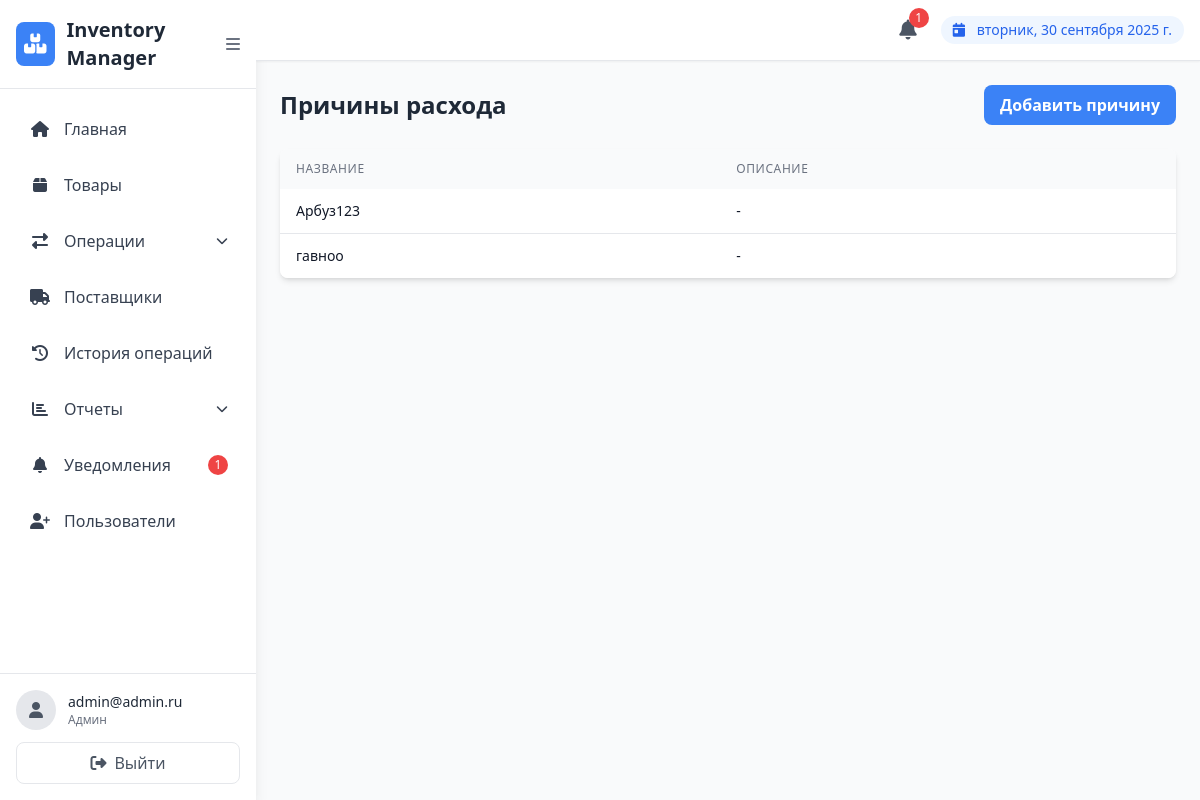
The page /expenses/reasons/ (signed in) on the database its author committed.
### users/models.py (models this page shows, shortened)
class CustomUser(AbstractUser):
    ROLE_CHOICES = [
        ('admin', 'Админ'),
        ('manager', 'Менеджер'),
        ('viewer', 'Наблюдатель'),
    ]
    role = models.CharField(
        max_length=20,
        choices=ROLE_CHOICES,
        default='manager',
        verbose_name='Role'
    )
    email = models.EmailField(unique=True, verbose_name='Email')
    USERNAME_FIELD = 'email'
    REQUIRED_FIELDS = ['username']
    class Meta:
        verbose_name = 'Пользователь'
        verbose_name_plural = 'Пользователи'

### expenses/models.py (models this page shows, shortened)
class ExpenseReason(models.Model):
    name = models.CharField(max_length=255, verbose_name='Название причины')
    description = models.TextField(blank=True, verbose_name='Описание')
    class Meta:
        verbose_name = 'Причина расхода'
        verbose_name_plural = 'Причины расхода'

### expenses/views.py (the view)
# urls.py: path('reasons/', views.expense_reason_list, name='expense_reason_list'),
@login_required
@user_passes_test(is_admin_or_manager)
def expense_reason_list(request):
    reasons = ExpenseReason.objects.all().order_by('name')
    return render(request, 'expenses/expense_reason_list.html', {'reasons': reasons})

### expenses/views.py (called while the page is built)
def is_admin_or_manager(user):
    return user.is_authenticated and user.role in ['admin', 'manager']

### expenses/templates/expenses/expense_reason_list.html (shortened to what this page needs)
{% extends "users/base.html" %}
{% block content %}
<div>
    <div class="flex justify-between items-center mb-6">
        <h2 class="text-2xl font-bold text-gray-800">Причины расхода</h2>
        <a href="{% url 'expenses:expense_reason_create' %}" class="bg-blue-500 hover:bg-blue-600 text-white font-bold py-2 px-4 rounded-lg transition duration-200">
            Добавить причину
        </a>
    </div>
    <div class="bg-white rounded-lg shadow-md overflow-hidden">
        <table class="min-w-full">
            <thead class="bg-gray-50">
                <tr>
                    <th class="py-3 px-4 text-left text-xs font-medium text-gray-500 uppercase tracking-wider">Название</th>
                    <th class="py-3 px-4 text-left text-xs font-medium text-gray-500 uppercase tracking-wider">Описание</th>
                </tr>
            </thead>
            <tbody class="bg-white divide-y divide-gray-200">
                {% for reason in reasons %}
                <tr class="hover:bg-gray-50 transition duration-150">
                    <td class="py-3 px-4 whitespace-nowrap">
                        <div class="text-sm font-medium text-gray-900">{{ reason.name }}</div>
                    </td>
                    <td class="py-3 px-4">
                        <div class="text-sm text-gray-900">{{ reason.description|default:"-" }}</div>
                    </td>
                </tr>
                {% empty %}
                <tr>
                    <td colspan="2" class="py-8 px-4 text-center">
                        <div class="text-gray-500 text-lg">Причины расхода не найдены</div>
                    </td>
                </tr>
                {% endfor %}
            </tbody>
        </table>
    </div>
</div>
{% endblock %}

### users/templates/users/base.html (shortened to what this page needs)
<!DOCTYPE html>
<html lang="ru">
<head>
    <script src="https://cdn.tailwindcss.com"></script>
    <link rel="stylesheet" href="https://cdnjs.cloudflare.com/ajax/libs/font-awesome/6.4.0/css/all.min.css">
</head>
<body class="bg-gray-50 flex h-screen">
    <div class="sidebar bg-white shadow-lg w-64 flex flex-col">
        <div class="p-4 border-b border-gray-200 flex items-center justify-between">
            <div class="flex items-center">
                <div class="bg-blue-500 text-white p-2 rounded-lg">
                    <i class="fas fa-boxes text-xl"></i>
                </div>
                <h1 class="text-xl font-bold text-gray-800 ml-3">Inventory Manager</h1>
            </div>
            <button id="sidebar-toggle" class="text-gray-500 hover:text-gray-700">
                <i class="fas fa-bars"></i>
            </button>
        </div>
        <nav class="flex-1 p-4">
            <ul class="space-y-2">
                <li>
                    <a href="{% url 'users:home' %}" class="flex items-center p-3 text-gray-700 rounded-lg hover:bg-blue-50 hover:text-blue-600 transition duration-200">
                        <i class="fas fa-home w-6 text-center"></i>
                        <span class="nav-text ml-3 font-medium">Главная</span>
                    </a>
                </li>
                <li>
                    <a href="{% url 'products:list' %}" class="flex items-center p-3 text-gray-700 rounded-lg hover:bg-blue-50 hover:text-blue-600 transition duration-200">
                        <i class="fas fa-box w-6 text-center"></i>
                        <span class="nav-text ml-3 font-medium">Товары</span>
                    </a>
                </li>
                {% if user.role == 'admin' or user.role == 'manager' %}
                <li class="dropdown relative">
                    <a href="#" class="flex items-center justify-between p-3 text-gray-700 rounded-lg hover:bg-blue-50 hover:text-blue-600 transition duration-200">
                        <div class="flex items-center">
                            <i class="fas fa-exchange-alt w-6 text-center"></i>
                            <span class="nav-text ml-3 font-medium">Операции</span>
                        </div>
                        <i class="fas fa-chevron-down text-xs"></i>
                    </a>
                </li>
                <li>
                    <a href="{% url 'products:supplier_list' %}" class="flex items-center p-3 text-gray-700 rounded-lg hover:bg-blue-50 hover:text-blue-600 transition duration-200">
                        <i class="fas fa-truck w-6 text-center"></i>
                        <span class="nav-text ml-3 font-medium">Поставщики</span>
                    </a>
                </li>
                {% endif %}
                <li>
                    <a href="{% url 'products:history' %}" class="flex items-center p-3 text-gray-700 rounded-lg hover:bg-blue-50 hover:text-blue-600 transition duration-200">
                        <i class="fas fa-history w-6 text-center"></i>
                        <span class="nav-text ml-3 font-medium">История операций</span>
                    </a>
                </li>
                {% if user.role == 'admin' or user.role == 'manager' %}
                <li class="dropdown relative">
                    <a href="#" class="flex items-center justify-between p-3 text-gray-700 rounded-lg hover:bg-blue-50 hover:text-blue-600 transition duration-200">
                        <div class="flex items-center">
                            <i class="fas fa-chart-bar w-6 text-center"></i>
                            <span class="nav-text ml-3 font-medium">Отчеты</span>
                        </div>
                        <i class="fas fa-chevron-down text-xs"></i>
                    </a>
                </li>
                {% endif %}
                <li>
                    <a href="{% url 'notifications:list' %}" class="flex items-center p-3 text-gray-700 rounded-lg hover:bg-blue-50 hover:text-blue-600 transition duration-200">
                        <i class="fas fa-bell w-6 text-center"></i>
                        <span class="nav-text ml-3 font-medium">Уведомления</span>
                        {% if user.is_authenticated %}
                        <span id="sidebar-notification-badge" class="ml-auto bg-red-500 text-white text-xs rounded-full h-5 w-5 flex items-center justify-center hidden">
                        </span>
                        {% endif %}
                    </a>
                </li>
                {% if user.role == 'admin' %}
                <li>
                    <a href="{% url 'users:register' %}" class="flex items-center p-3 text-gray-700 rounded-lg hover:bg-blue-50 hover:text-blue-600 transition duration-200">
                        <i class="fas fa-user-plus w-6 text-center"></i>
                        <span class="nav-text ml-3 font-medium">Пользователи</span>
                    </a>
                </li>
                {% endif %}
            </ul>
        </nav>
        <div class="p-4 border-t border-gray-200">
            <div class="flex items-center">
                <div class="bg-gray-200 rounded-full w-10 h-10 flex items-center justify-center">
                    <i class="fas fa-user text-gray-600"></i>
                </div>
                <div class="ml-3">
                   {% if user.is_authenticated %}
  <p class="text-sm font-medium text-gray-800">{{ user.get_full_name|default:user.email }}</p>
{% else %}
  <p class="text-sm font-medium text-gray-800">Guest</p>
{% endif %}
                    <p class="text-xs text-gray-500">{{ user.get_role_display }}</p>
                </div>
            </div>
            <a href="{% url 'users:logout' %}" class="mt-3 flex items-center justify-center w-full p-2 text-gray-600 rounded-lg border border-gray-200 hover:bg-red-50 hover:text-red-600 hover:border-red-200 transition duration-200">
                <i class="fas fa-sign-out-alt"></i>
                <span class="nav-text ml-2">Выйти</span>
            </a>
        </div>
    </div>
    <div class="content-area flex-1 flex flex-col overflow-hidden">
        <header class="bg-white shadow-sm border-b border-gray-200">
            <div class="flex items-center justify-between p-4">
                <div class="flex items-center space-x-4">
                    <div class="relative">
                        <a href="{% url 'notifications:list' %}" class="relative p-2 text-gray-600 hover:text-blue-600 transition duration-200">
                            <i class="fas fa-bell text-xl"></i>
                            {% if user.is_authenticated %}
                            <span id="notification-badge" class="absolute -top-1 -right-1 bg-red-500 text-white text-xs rounded-full h-5 w-5 flex items-center justify-center hidden">
                            </span>
                            {% endif %}
                        </a>
                    </div>
                    <div class="bg-blue-50 text-blue-600 px-3 py-1 rounded-full text-sm">
                        <i class="fas fa-calendar-day mr-2"></i>
                        <span id="current-date"></span>
                    </div>
                </div>
            </div>
        </header>
        <main class="flex-1 overflow-y-auto p-6">
            {% block content %}
            {% endblock %}
        </main>
    </div>
</body>
</html>

### users/templates/users/base.html (style rules this page uses)
.sidebar { transition: all 0.3s ease; }
.content-area { transition: all 0.3s ease; }

### rows shown on the page
CustomUser: get_full_name "admin@admin.ru", role "Админ"
ExpenseReason: name "Арбуз123", description "-"
ExpenseReason: name "гавноо", description "-"
